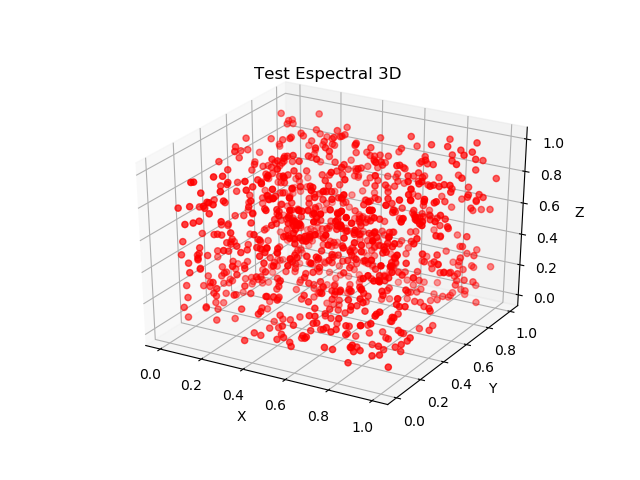

The Python source for this figure:
import sys
sys.path.append('../')
from mpl_toolkits.mplot3d import Axes3D
from GLC import GeneradorCongruencialLineal
import matplotlib.pyplot as plt


glc = GeneradorCongruencialLineal()
fig = plt.figure()
ax = fig.add_subplot(111, projection='3d')

cantNumb = 3000
numbers = glc.generate_n_uniform_random_numbers_padron(cantNumb)
x,y,z=[],[],[]
i = 0
while i < cantNumb:
    x.append(numbers[i])
    i += 1
    y.append(numbers[i])
    i += 1
    z.append(numbers[i])
    i += 1

ax.scatter(x, y, z, c='r', marker='o')

ax.set_xlabel('X')
ax.set_ylabel('Y')
ax.set_zlabel('Z')

plt.title("Test Espectral 3D")
plt.savefig("./ej7-3d.png")
plt.show()
